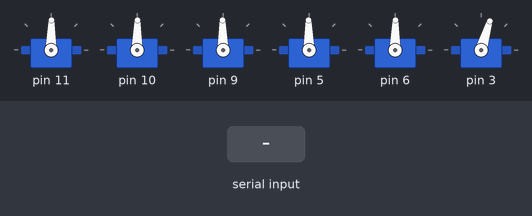
This sketch was run on a simulated Arduino Uno, built with avr-gcc and run on an emulated ATmega328P. Parts: 6 × servo. The inputs (shaded band) are chosen by the test bench.

Above: at 9.0 s.
9.1 s: "P\n" received over Serial
At 14.4 s:
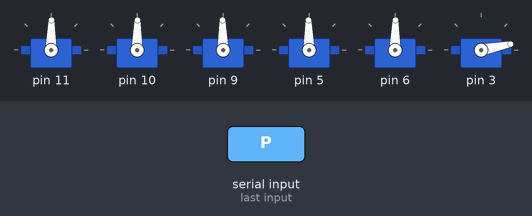
15.1 s: ",\n" received over Serial
At 15.27 s:
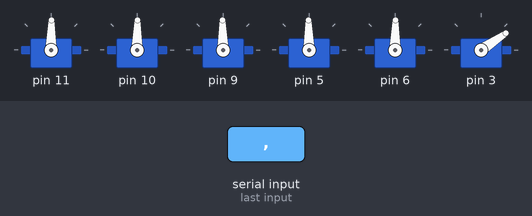
18.6 s: "30,150\n" received over Serial
At 24.1 s:
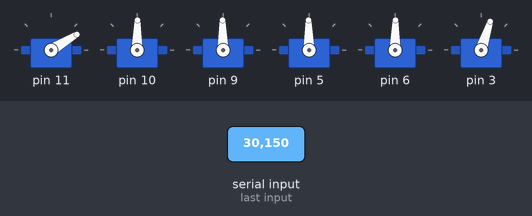
24.4 s: "P\n" received over Serial
At 29.7 s:
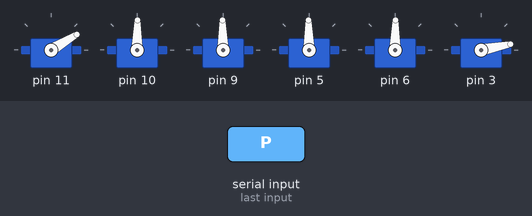
30.4 s: "90,45\n" received over Serial
34.9 s: "1,90\n" received over Serial
Timing chart, 0 to 42.7 s (numbered marks = the images above; inputs shaded):
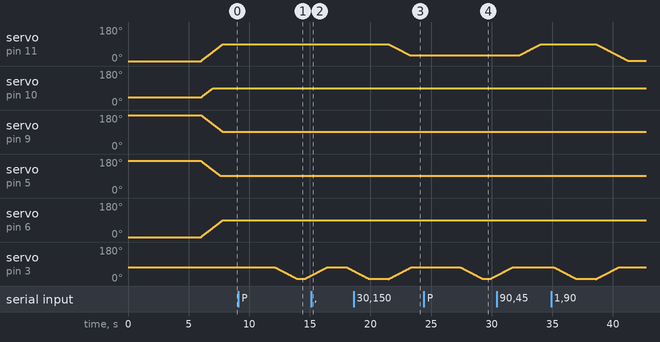

The sketch:

RecieveData.ino
```cpp
#include <Braccio.h>
#include <Servo.h>

Servo base;
Servo shoulder;
Servo elbow;
Servo wrist_rot;
Servo wrist_ver;
Servo gripper;

int pickup_angles[5] = {90,90,90,90,90};
int putdown_angles[5] = {90,90,90,90,90};
const int GRIP_OPEN = 10;
const int GRIP_CLOSE = 73;

void setup() {
  //put your setup code here, to run once:
  Braccio.begin();
  Braccio.ServoMovement(20, 90, 90, 90, 90, 90, GRIP_CLOSE);
  Serial.begin(9600);
}

void loop() {
  //put your main code here, to run repeatedly:
  if (Serial.available() > 0)
  {
    delay(1000);
    String flag = Serial.readStringUntil('\n');

    if (flag == "P") //pickup + putdown
    {
      //update pickup angles
      String pickup_data = Serial.readStringUntil('\n');
      update_angles(pickup_data,true);
      //update putdown angles
      String putdown_data = Serial.readStringUntil('\n');
      update_angles(putdown_data,false);

      Braccio.ServoMovement(100, pickup_angles[0], pickup_angles[1], pickup_angles[2], pickup_angles[3],pickup_angles[4], GRIP_OPEN); //move to pickup position
      delay(500);
      Braccio.ServoMovement(100, pickup_angles[0], pickup_angles[1], pickup_angles[2], pickup_angles[3], pickup_angles[4], GRIP_CLOSE); //close gripper
      delay(500);
      Braccio.ServoMovement(100, 90, 90, 90, 90, 90, GRIP_CLOSE); //return to home configuration
      delay(500);
      Braccio.ServoMovement(100, putdown_angles[0], putdown_angles[1], putdown_angles[2], putdown_angles[3], putdown_angles[4], GRIP_CLOSE); //move to putdown position
      delay(500);
      Braccio.ServoMovement(100, putdown_angles[0], putdown_angles[1], putdown_angles[2], putdown_angles[3], putdown_angles[4], GRIP_OPEN); //open gripper
      delay(500);
      Braccio.ServoMovement(100, 90, 90, 90, 90, 90, GRIP_OPEN); //return to home configuration
    }
    else //other operations
    {
      String data = Serial.readStringUntil('\n');
      update_angles(data,true);
      Braccio.ServoMovement(100, pickup_angles[0], pickup_angles[1], pickup_angles[2], pickup_angles[3], pickup_angles[4], GRIP_CLOSE);
    }
  }
}

//function used to update pickup/putdown angles based on string read given flag variable
void update_angles(String data, bool flag)
{
  int length = data.length();
  int i = 0; //index for string

  //outer for loop iterates through angles
  for (int j = 0; j < 5; j++)
  {
    //inner for loop iterates through data string
    for (int k = i + 1; k < length; k++)
    {
      if (data[k] == ',')
      {
        if (k - i == 1) //single digit
        {
          char q = data[i]; //extract angle from string

          //convert to int + update pickup/putdown angles array based on flag
          if (flag == true)
          {
            pickup_angles[j] = q - '0';
          }
          else
          {
            putdown_angles[j] = q - '0';
          }
        }
        else
        {
          String q = data.substring(i,k); //extract angle from string

          //convert to int + update pickup/putdown angles array based on flag
          if (flag == true)
          {
            pickup_angles[j] = q.toInt();
          }
          else
          {
            putdown_angles[j] = q.toInt();
          }
        }
        i = k + 1; //update index
        break;
      }
    }
  }
}
```
